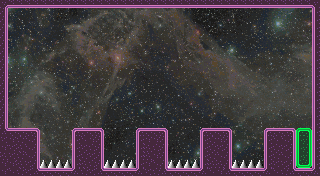

This is a level from a 2D game, rendered from its Tiled map with the project's own tilesets. A one-line summary and the complete map file follow:
An orthogonal 40x22 tile map with 8x8 px tiles, 1 tile layer (Player), 1 image layer and 16 objects.

<map version="1.8" tiledversion="1.8.0" orientation="orthogonal" renderorder="right-down" width="40" height="22" tilewidth="8" tileheight="8" infinite="0" backgroundcolor="#241f31" nextlayerid="4" nextobjectid="17">
 <tileset firstgid="1" source="../purple.tsx" />
 <imagelayer id="3" name="Background">
  <image source="../space2.png" width="320" height="176" />
 </imagelayer>
 <layer id="1" name="Player" width="40" height="22">
  <properties>
   <property name="player" type="bool" value="true" />
  </properties>
  <data encoding="csv">
37,34,34,34,34,34,34,34,34,34,34,34,34,34,34,34,34,34,34,34,34,34,34,34,34,34,34,34,34,34,34,34,34,34,34,34,34,34,34,38,
19,0,0,0,0,0,0,0,0,0,0,0,0,0,0,0,0,0,0,0,0,0,0,0,0,0,0,0,0,0,0,0,0,0,0,0,0,0,0,17,
19,0,0,0,0,0,0,0,0,0,0,0,0,0,0,0,0,0,0,0,0,0,0,0,0,0,0,0,0,0,0,0,0,0,0,0,0,0,0,17,
19,0,0,0,0,0,0,0,0,0,0,0,0,0,0,0,0,0,0,0,0,0,0,0,0,0,0,0,0,0,0,0,0,0,0,0,0,0,0,17,
19,0,0,0,0,0,0,0,0,0,0,0,0,0,0,0,0,0,0,0,0,0,0,0,0,0,0,0,0,0,0,0,0,0,0,0,0,0,0,17,
19,0,0,0,0,0,0,0,0,0,0,0,0,0,0,0,0,0,0,0,0,0,0,0,0,0,0,0,0,0,0,0,0,0,0,0,0,0,0,17,
19,0,0,0,0,0,0,0,0,0,0,0,0,0,0,0,0,0,0,0,0,0,0,0,0,0,0,0,0,0,0,0,0,0,0,0,0,0,0,17,
19,0,0,0,0,0,0,0,0,0,0,0,0,0,0,0,0,0,0,0,0,0,0,0,0,0,0,0,0,0,0,0,0,0,0,0,0,0,0,17,
19,0,0,0,0,0,0,0,0,0,0,0,0,0,0,0,0,0,0,0,0,0,0,0,0,0,0,0,0,0,0,0,0,0,0,0,0,0,0,17,
19,0,0,0,0,0,0,0,0,0,0,0,0,0,0,0,0,0,0,0,0,0,0,0,0,0,0,0,0,0,0,0,0,0,0,0,0,0,0,17,
19,0,0,0,0,0,0,0,0,0,0,0,0,0,0,0,0,0,0,0,0,0,0,0,0,0,0,0,0,0,0,0,0,0,0,0,0,0,0,17,
19,0,0,0,0,0,0,0,0,0,0,0,0,0,0,0,0,0,0,0,0,0,0,0,0,0,0,0,0,0,0,0,0,0,0,0,0,0,0,17,
19,0,0,0,0,0,0,0,0,0,0,0,0,0,0,0,0,0,0,0,0,0,0,0,0,0,0,0,0,0,0,0,0,0,0,0,0,0,0,17,
19,0,0,0,0,0,0,0,0,0,0,0,0,0,0,0,0,0,0,0,0,0,0,0,0,0,0,0,0,0,0,0,0,0,0,0,0,0,0,17,
19,0,0,0,0,0,0,0,0,0,0,0,0,0,0,0,0,0,0,0,0,0,0,0,0,0,0,0,0,0,0,0,0,0,0,0,0,0,0,17,
19,0,0,0,0,0,0,0,0,0,0,0,0,0,0,0,0,0,0,0,0,0,0,0,0,0,0,0,0,0,0,0,0,0,0,0,0,0,0,17,
53,2,2,2,3,0,0,0,0,1,2,2,3,0,0,0,0,1,2,2,3,0,0,0,0,1,2,2,3,0,0,0,0,1,2,2,3,65,67,17,
18,5,21,22,19,0,0,0,0,17,22,5,19,0,0,0,0,17,5,5,19,0,0,0,0,17,21,5,19,0,0,0,0,17,22,22,19,81,83,17,
5,18,6,22,19,0,0,0,0,17,18,21,19,0,0,0,0,17,6,21,19,0,0,0,0,17,21,18,19,0,0,0,0,17,21,18,19,81,83,17,
6,18,21,22,19,0,0,0,0,17,21,18,19,0,0,0,0,17,6,5,19,0,0,0,0,17,21,22,19,0,0,0,0,17,21,22,19,81,83,17,
5,5,6,18,19,131,131,131,131,17,6,21,19,131,131,131,131,17,5,22,19,131,131,131,131,17,6,6,19,131,131,131,131,17,18,18,19,97,99,17,
5,22,21,18,53,2,2,2,2,54,21,18,53,2,2,2,2,54,18,21,53,2,2,2,2,54,22,5,53,2,2,2,2,54,22,21,53,2,2,54
</data>
 </layer>
 <objectgroup id="2" name="Objects">
  <object id="1" gid="129" x="40" y="136" width="8" height="8" />
  <object id="2" gid="129" x="48" y="136" width="8" height="8" />
  <object id="3" gid="129" x="56" y="136" width="8" height="8" />
  <object id="4" gid="129" x="64" y="136" width="8" height="8" />
  <object id="5" gid="129" x="104" y="136" width="8" height="8" />
  <object id="6" gid="129" x="112" y="136" width="8" height="8" />
  <object id="7" gid="129" x="120" y="136" width="8" height="8" />
  <object id="8" gid="129" x="128" y="136" width="8" height="8" />
  <object id="9" gid="129" x="168" y="136" width="8" height="8" />
  <object id="10" gid="129" x="176" y="136" width="8" height="8" />
  <object id="11" gid="129" x="184" y="136" width="8" height="8" />
  <object id="12" gid="129" x="192" y="136" width="8" height="8" />
  <object id="13" gid="129" x="232" y="136" width="8" height="8" />
  <object id="14" gid="129" x="240" y="136" width="8" height="8" />
  <object id="15" gid="129" x="248" y="136" width="8" height="8" />
  <object id="16" gid="129" x="256" y="136" width="8" height="8" />
 </objectgroup>
</map>
